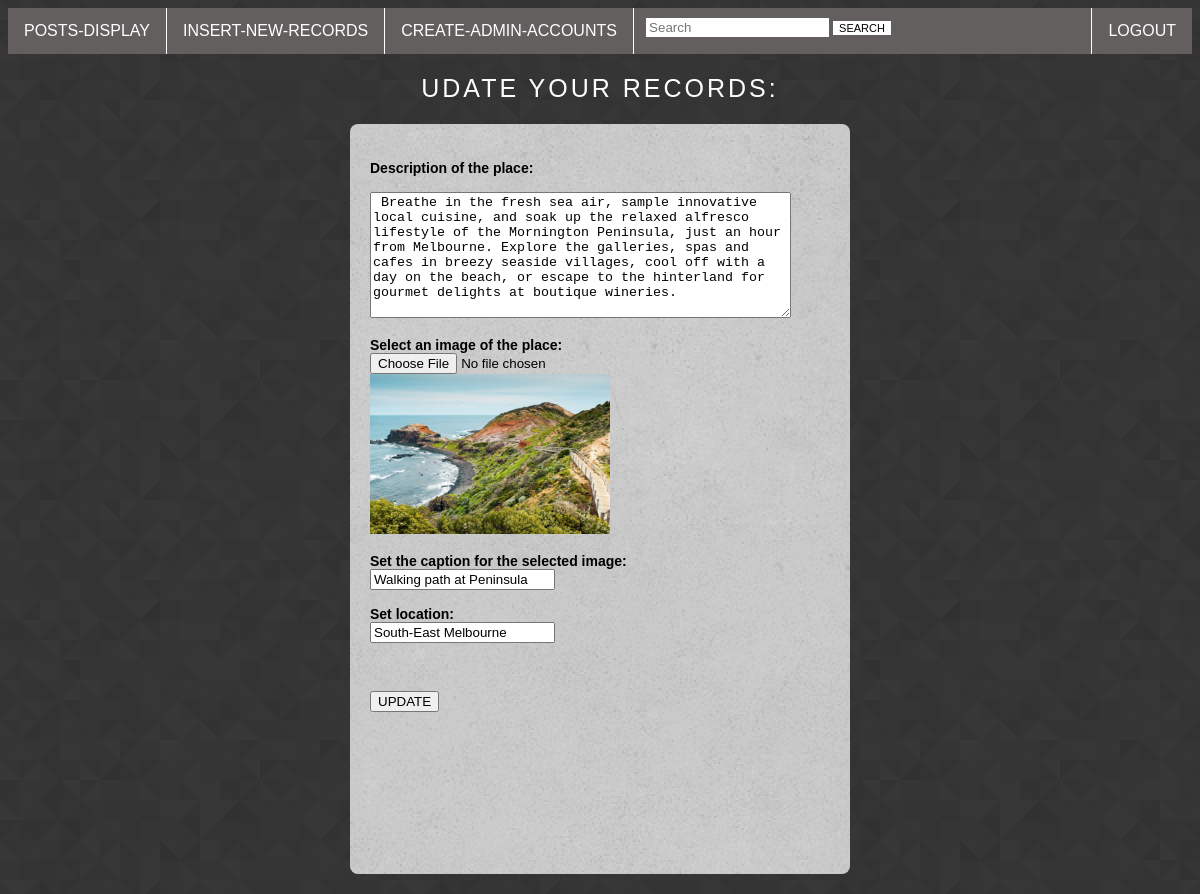
The page /update.php?id=3 on the database its author committed.
### tables this page shows
CREATE TABLE `product` (
  `id` tinyint(10) NOT NULL,
  `name` varchar(20) NOT NULL,
  `description` text NOT NULL,
  `image` varchar(50) NOT NULL,
  `caption` varchar(50) NOT NULL,
  `location` varchar(50) NOT NULL,
  `date_update` timestamp NOT NULL DEFAULT current_timestamp() ON UPDATE current_timestamp()
);

### db_class.php (called while the page is built, shortened)
<?php
class dbController{
    private $conn;
    public function __construct($host,$user,$pass,$db){
        $this->conn = new mysqli(
            $this->host=$host,
            $this->user=$user,
            $this->pass=$pass,
            $this->db=$db
        );
        return $this->conn;
    }
    public function getOneRecord($sql){
        $result = $this->conn->query($sql);
        if ($this->conn->error){
            $this->logError($this->conn->error, $sql);
            return false;
        }
        else{
        $row = $result->fetch_assoc();
        return $row;
        }
    }
}
?>

### update.php (the view, shortened to what this page needs)
<?php
include ('includes/header.php');
include ('includes/nav2.php');
require_once 'db_class.php';
$id=$_GET['id'];
$connection = new dbController(HOST,USER,PASS,DB);
$sql = "SELECT id,name,image,caption,description,location FROM product where id=$id";
$record = $connection->getOneRecord($sql);
if (!empty($record)) {
$image = $record['image'];
$caption = $record['caption'];
$description = $record['description'];
$location = $record['location'];
}
else {
    echo "there was a problem retrieving the record";
}
?>
<h2 id="headingform2">UDATE YOUR RECORDS: <h2>
<div id="formblock">
<form method="post" action="insert_update.php" enctype="multipart/form-data" id="fontform">
        <br>
        <label>Description of the place: </label>
        <br><br>
        <textarea cols="50" rows="8" name="description"> <?php echo $description ?> </textarea>
        <br><br>
        <label>Select an image of the place: </label>
        <br>
        <input type="file" name="image"/>  <?php echo "<img src=$image width=240px height=160px>"; ?>
        <br><br>
        <label>Set the caption for the selected image: </label>
        <br>
        <input type="text" name="caption" value="<?php echo $caption ?>"/>
        <br><br>
        <label>Set location: </label>
        <br>
        <input type="text" name="location" value="<?php echo $location ?>"/>
        <br><br>
        <br><br>
        <input type="submit" name="submit" value="UPDATE" />
</form>
</div>
<?php
include ('includes/footer.php');
?>

### css/stylewebsite.css (style rules this page uses)
body { background-image: url("prism.png"); }
#formblock { margin: auto; width: 500px; height: 750px; margin-top: 20px; background-image: url("cover1.png"); border-radius: 8px; }
#fontform { font-family: 'Julius Sans One', sans-serif; font-size: 14px; padding: 20px; }
#headingform2 { color: #fdfdfd; font-family: 'Julius Sans One', sans-serif; font-weight: normal; text-align: center; font-size: 25px; letter-spacing: 3px; margin-top: 20px; }

### rows shown on the page
product: description "Breathe in the fresh sea air, sample innovative local cuisine, and soak up the relaxed alfresco lifestyle of the Mornington Peninsula, just an hour from Melbourne. Explore the galleries, spas and cafes in breezy seaside villages, cool off with a day on the beach, or escape to the hinterland for gourmet delights at boutique wineries.", image (picture), caption "Walking path at Peninsula", location "South-East Melbourne"
